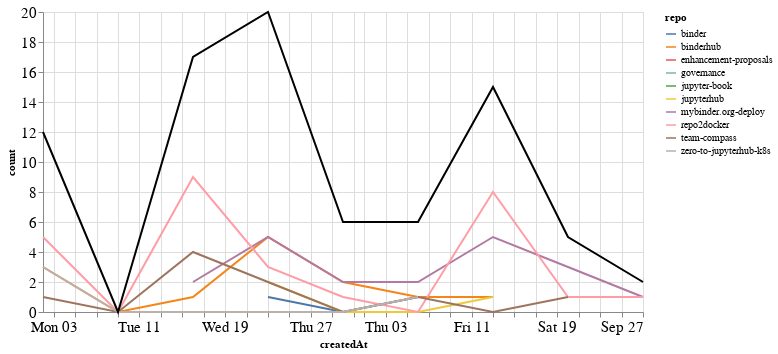

The notebook cell this image was saved under:
### Markdown cell above
## Comments

### Code cell
comments_time = comments.groupby('repo').resample('W', on='createdAt').count()['author'].reset_index()
comments_time = comments_time.rename(columns={'author': 'count'})
comments_time_total = comments_time.groupby('createdAt').agg({"count": "sum"}).reset_index()
ch1 = alt.Chart(comments_time, width=600).mark_line().encode(
    x='createdAt',
    y='count',
    color='repo',
    tooltip="repo"
)

ch2 = alt.Chart(comments_time_total, width=600).mark_line(color="black").encode(
    x='createdAt',
    y='count',
)

ch1 + ch2

### Figure 1 — Vega-Lite specification as saved in the notebook (floating-point values rounded to 4 significant figures)
{"config": {"axisLeft": {"labelFontSize": 15}, "axisBottom": {"labelFontSize": 15}}, "layer": [{"data": {"name": "data-c196118196022f648cd106b00b95a91d"}, "mark": "line", "encoding": {"color": {"type": "nominal", "field": "repo"}, "tooltip": {"type": "nominal", "field": "repo"}, "x": {"type": "temporal", "field": "createdAt"}, "y": {"type": "quantitative", "field": "count"}}, "width": 600}, {"data": {"name": "data-83119f8c99e5b3ccc9200e653313c43b"}, "mark": {"type": "line", "color": "black"}, "encoding": {"x": {"type": "temporal", "field": "createdAt"}, "y": {"type": "quantitative", "field": "count"}}, "width": 600}], "$schema": "https://vega.github.io/schema/vega-lite/v4.8.1.json", "datasets": {"data-c196118196022f648cd106b00b95a91d": [{"repo": "binder", "createdAt": "2020-08-23T00:00:00", "count": 1}, {"repo": "binder", "createdAt": "2020-08-30T00:00:00", "count": 0}, {"repo": "binder", "createdAt": "2020-09-06T00:00:00", "count": 1}, {"repo": "binderhub", "createdAt": "2020-08-02T00:00:00", "count": 3}, {"repo": "binderhub", "createdAt": "2020-08-09T00:00:00", "count": 0}, {"repo": "binderhub", "createdAt": "2020-08-16T00:00:00", "count": 1}, {"repo": "binderhub", "createdAt": "2020-08-23T00:00:00", "count": 5}, {"repo": "binderhub", "createdAt": "2020-08-30T00:00:00", "count": 2}, {"repo": "binderhub", "createdAt": "2020-09-06T00:00:00", "count": 1}, {"repo": "binderhub", "createdAt": "2020-09-13T00:00:00", "count": 1}, {"repo": "enhancement-proposals", "createdAt": "2020-08-16T00:00:00", "count": 1}, {"repo": "governance", "createdAt": "2020-08-23T00:00:00", "count": 2}, {"repo": "jupyter-book", "createdAt": "2020-08-30T00:00:00", "count": 1}, {"repo": "jupyterhub", "createdAt": "2020-08-23T00:00:00", "count": 2}, {"repo": "jupyterhub", "createdAt": "2020-08-30T00:00:00", "count": 0}, {"repo": "jupyterhub", "createdAt": "2020-09-06T00:00:00", "count": 0}, {"repo": "jupyterhub", "createdAt": "2020-09-13T00:00:00", "count": 1}, {"repo": "mybinder.org-deploy", "createdAt": "2020-08-16T00:00:00", "count": 2}, {"repo": "mybinder.org-deploy", "createdAt": "2020-08-23T00:00:00", "count": 5}, {"repo": "mybinder.org-deploy", "createdAt": "2020-08-30T00:00:00", "count": 2}, {"repo": "mybinder.org-deploy", "createdAt": "2020-09-06T00:00:00", "count": 2}, {"repo": "mybinder.org-deploy", "createdAt": "2020-09-13T00:00:00", "count": 5}, {"repo": "mybinder.org-deploy", "createdAt": "2020-09-20T00:00:00", "count": 3}, {"repo": "mybinder.org-deploy", "createdAt": "2020-09-27T00:00:00", "count": 1}, {"repo": "repo2docker", "createdAt": "2020-08-02T00:00:00", "count": 5}, {"repo": "repo2docker", "createdAt": "2020-08-09T00:00:00", "count": 0}, {"repo": "repo2docker", "createdAt": "2020-08-16T00:00:00", "count": 9}, {"repo": "repo2docker", "createdAt": "2020-08-23T00:00:00", "count": 3}, {"repo": "repo2docker", "createdAt": "2020-08-30T00:00:00", "count": 1}, {"repo": "repo2docker", "createdAt": "2020-09-06T00:00:00", "count": 0}, {"repo": "repo2docker", "createdAt": "2020-09-13T00:00:00", "count": 8}, {"repo": "repo2docker", "createdAt": "2020-09-20T00:00:00", "count": 1}, {"repo": "repo2docker", "createdAt": "2020-09-27T00:00:00", "count": 1}, {"repo": "team-compass", "createdAt": "2020-08-02T00:00:00", "count": 1}, {"repo": "team-compass", "createdAt": "2020-08-09T00:00:00", "count": 0}, {"repo": "team-compass", "createdAt": "2020-08-16T00:00:00", "count": 4}, {"repo": "team-compass", "createdAt": "2020-08-23T00:00:00", "count": 2}, {"repo": "team-compass", "createdAt": "2020-08-30T00:00:00", "count": 0}, {"repo": "team-compass", "createdAt": "2020-09-06T00:00:00", "count": 1}, {"repo": "team-compass", "createdAt": "2020-09-13T00:00:00", "count": 0}, {"repo": "team-compass", "createdAt": "2020-09-20T00:00:00", "count": 1}, {"repo": "zero-to-jupyterhub-k8s", "createdAt": "2020-08-02T00:00:00", "count": 3}, {"repo": "zero-to-jupyterhub-k8s", "createdAt": "2020-08-09T00:00:00", "count": 0}, {"repo": "zero-to-jupyterhub-k8s", "createdAt": "2020-08-16T00:00:00", "count": 0}, {"repo": "zero-to-jupyterhub-k8s", "createdAt": "2020-08-23T00:00:00", "count": 0}, {"repo": "zero-to-jupyterhub-k8s", "createdAt": "2020-08-30T00:00:00", "count": 0}, {"repo": "zero-to-jupyterhub-k8s", "createdAt": "2020-09-06T00:00:00", "count": 1}], "data-83119f8c99e5b3ccc9200e653313c43b": [{"createdAt": "2020-08-02T00:00:00", "count": 12}, {"createdAt": "2020-08-09T00:00:00", "count": 0}, {"createdAt": "2020-08-16T00:00:00", "count": 17}, {"createdAt": "2020-08-23T00:00:00", "count": 20}, {"createdAt": "2020-08-30T00:00:00", "count": 6}, {"createdAt": "2020-09-06T00:00:00", "count": 6}, {"createdAt": "2020-09-13T00:00:00", "count": 15}, {"createdAt": "2020-09-20T00:00:00", "count": 5}, {"createdAt": "2020-09-27T00:00:00", "count": 2}]}}
